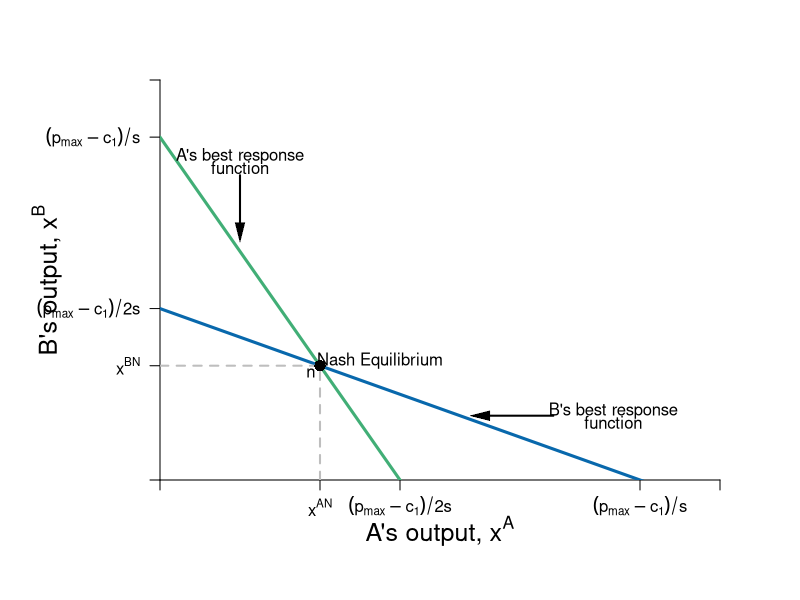

Write R code to recreate this figure.
require(shape)
pdf(file = "competitionmarkets/cournot_brfs.pdf", width = 9, height = 7)

#Set parameters for graphics
axislabelsize <- 1.5
labelsize <- 1.2
graphlinewidth <- 3
segmentlinewidth <- 2

COL <- c("#7fc97f", "#beaed4", "#fdc086", "#ffff99", "#386cb0", "#f0027f", "#bf5b17", "#666666")
COLA <- c("#e0f3db", "#99d8c9","#66c2a4","#41ae76", "#238b45", "#005824")
COLB <- c("#c6dbef", "#4eb3d3", "#2b8cbe", "#0868ac","#084081")

par(mar =  c(6, 8, 4, 4))

piA <- function(xa, xb, s = 0.5, pmax = 20, c1 = 2) {
  (pmax - s*xb)*xa - s*(xa)^2 - c1*xa
}

piB <- function(xa, xb, s = 0.5, pmax = 20, c1 = 2) {
  (pmax - s*xa)*xb - s*(xb)^2 - c1*xb
}

brfB <- function(xa, s = 0.5, pmax = 20, c1 = 2) {
 (pmax - c1)/(2*s) - (1/2)*xa
}

brfA <- function(xa, s = 0.5, pmax = 20, c1 = 2) {
  (pmax - c1)/s - 2*xa
}

# brfPE <- function(ea, alpha = 16, beta = 1/12) {
#   alpha*(1 - beta*ea)
# }
# 
# indiffeA <- function(ea, alpha = 16, beta = 1/24, uA = 46.08) {
#   1/beta - (0.5*ea)/(alpha*beta) - uA/(alpha*beta*ea)
# }
# 
# indiffB <- function(eb, alpha = 16, beta = 1/24, uB = 46.08) {
#   (alpha*eb - uB - 0.5*eb^2)/(alpha*beta*eb)
# }
# 
# indiffB2 <- function(ea, alpha = 16, beta = 1/24, uB = 46.08) {
#   sqrt(alpha^2*(beta*ea - 1)^2 - 2*uB) - alpha*beta*ea + alpha
# }
# 
# indiffB3 <- function(ea, alpha = 16, beta = 1/24, uB = 46.08) {
#   -sqrt(alpha^2*(beta*ea - 1)^2 - 2*uB) - alpha*beta*ea + alpha
# }


#Input into Wolfram Alpha: solve for x y = 1/b - (0.5*x)/(a*b) - u/(a*b*x)

# indiffAlowB <- function(eb, alpha = 16, beta = 1/24, uA = 46.08) {
#   0.5*(-sqrt((2*alpha*beta*eb - 2*alpha)^2 - 8*uA)) - 2*alpha*beta*eb + 2*alpha
# }
# 
# indiffAlow <- function(ea, alpha = 16, beta = 1/24, uA = 46.08) {
#   0.5*(-sqrt((2*alpha*beta*ea - 2*alpha)^2 - 8*uA)) - 2*alpha*beta*ea + 2*alpha
# }
# 
# indiffAgain <- function(ea, alpha = 16, beta = 1/24, uA = 46.08) {
#   (-2*alpha*ea +2*uA + ea^2 )/ ( 2 * alpha * beta * ea)
# }

xlims <- c(0, 42)
ylims <- c(0, 42)

npts <- 501 
x <- seq(xlims[1], xlims[2], length.out = npts)
y <- seq(ylims[1], ylims[2], length.out = npts) 
a <- c(46.08, 55, 64)
b <- c(46.08, 55, 64)


#B's value when at A's bliss point
#0.35*log(5.88) + 0.35*log(8.88) + 0.5*log(10 - 5.88) + 0.5*log(15 - 8.88) 

#B's bliss point x = 4.11765; y = 6.17647
#A's value when at A's bliss point
#0.5*log(4.11765) + 0.5*log(6.17647) + 0.35*log(10 - 4.11765) + 0.35*log(15 - 6.17647) 


plot(0, 0, xlim = xlims, ylim = ylims, type = "n",
     xlab = expression(paste("")),
     ylab = expression(paste("")), 
     xaxt = "n", 
     yaxt = "n", 
     cex.lab = axislabelsize, 
     bty = "n",
     xaxs="i", 
     yaxs="i")

# ticksy <- seq(from = 0, to = ylims[2], by = 2)
# ylabels <- seq(from = 0, to = ylims[2], by = 2)
# ticksx <- seq(from = 0, to = xlims[2], by = 2)
# xlabels <- seq(from = 0, to = xlims[2], by = 2)
ticksy <- c(0, 12, 18, 36, ylims[2])
ylabels <- c(NA, expression(paste(x^{BN})), expression(paste( (p[max] - c[1])/2*s )), expression(paste( (p[max] - c[1])/s )), NA)
ticksx <- c(0, 12, 18, 36, xlims[2])
xlabels <- c(NA, expression(paste(x^{AN})), expression(paste( (p[max] - c[1])/2*s )), expression(paste( (p[max] - c[1])/s )), NA)

axis(1, at = ticksx, pos = 0, labels = xlabels)
axis(2, at = ticksy, pos = 0, labels = ylabels, las = 1)

npts <- 500 
xx1 <- seq(xlims[1], xlims[2], length.out = npts)

lines(xx1, brfA(xx1, s = 0.5, pmax = 20, c1 = 2), col = COLA[4], lwd = graphlinewidth)
lines(xx1, brfB(xx1, s = 0.5, pmax = 20, c1 = 2), col = COLB[4], lwd = graphlinewidth)

segments(0, 12, 12, 12, lty = 2, col = "gray" , lwd = segmentlinewidth)
segments(12, 0, 12, 12, lty = 2, col = "gray" , lwd = segmentlinewidth)

mtext(expression(paste("A's output, ", x^A)), side=1, line = 2.5, cex = axislabelsize)
text(-8.5, 0.5*ylims[2], expression(paste("B's output, ", x^B)), xpd = TRUE, cex = axislabelsize, srt = 90) 

#segments(4.11765, 6.17647, 5.88, 8.88, lty = 1, col = COL[2] , lwd = graphlinewidth)
#text(7.3, 3, expression("Pareto Efficient"))
#text(7.3, 2.5, expression("Curve"))
#Arrows(7.3, 3.5, 7.3, 6.1, col = "black", lty = 1, lwd = 2, arr.type = "triangle", arr.lwd = 0.5)

#Label the iso-welfare functions for the HG, Aisha
# text(3.8, 1.5, expression(u[1]^A))
# text(4.6, 1.5, expression(u[2]^A))
# text(5.5, 1.5, expression(u[3]^A))
#text(6.6, 8.3, expression(u[4]^A))

#Label the indifference curves for the HG, Betty
# text(7.6, 17, expression(u[1]^B))
# text(6.75, 17, expression(u[2]^B))
# text(6, 17, expression(u[3]^B))
#text(3.4, 6.9, expression(v[4]^B))

#Label point i. 
points(12, 12, pch = 16, col = "black", cex = 1.5)
text(16.5, 12.5, expression(paste("Nash Equilibrium")))
text(11.3, 11.3, expression(paste("n")))

#Annotate Pareto Efficient Curve and relevant points
# segments(8, 6, 6, 8, lty = 1, col = COL[2] , lwd = graphlinewidth)
# points(6, 8, pch = 16, col = "black", cex = 1.5)
# text(6, 8.5, expression(paste("g")))
# 
# points(8, 6, pch = 16, col = "black", cex = 1.5)
# text(7, 7.5, expression(paste("i")))
# 
# points(7, 7, pch = 16, col = "black", cex = 1.5)
# text(8, 6.5, expression(paste("f")))

#points(5.84, 8.77, pch = 16, col = "black", cex = 1.5)

#B's brf
text(34, 7.25, expression(paste("B's best response")))
text(34, 6, expression(paste("function")))
Arrows(29.5, 6.75, 24, 6.75, col = "black", lty = 1, lwd = 2, arr.type = "triangle", arr.lwd = 0.5)

#A's brf
text(6, 34, expression(paste("A's best response")))
text(6, 32.75, expression(paste("function")))
Arrows(6, 32, 6, 26, col = "black", lty = 1, lwd = 2, arr.type = "triangle", arr.lwd = 0.5)



# par(new = TRUE)
# 
# #Use the same x and ylims as previously, but with locations switched
# xlims2 <- c(18, 0)
# ylims2 <- c(18, 0)

#Leave the ylab and xlab blank to ensure no axes titles
# plot(0, 0, xlim = xlims2, ylim = ylims2, type = "n",
#      xlab = expression(paste("")),
#      ylab = expression(paste("")),
#      xaxt = "n", 
#      yaxt = "n", 
#      cex.lab = 1.3, 
#      bty = "n",
#      xaxs="i", 
#      yaxs="i")
# 
# 
# lines(xx1, indiffAlow(xx1, uA = 46.08, alpha = 16, beta = 1/24), col = COL[2], lwd = graphlinewidth)


#Set up axes at sides 3 and 4 (top and right)
# axis(side = 3, at = ticksx, pos = 0, labels = xlabels)
# axis(side = 4, at = ticksy, pos = 0, labels = ylabels, las = 0)
# mtext("B's Apples, x", side=3, line = 2.5, cex = axislabelsize)
# text(-0.8, 7, expression(paste("B's Oranges, y")), xpd = TRUE, cex = axislabelsize, srt = 270) 
# 
# #Add arrows:
# arrows(-0.8, 10, -0.8, 14, xpd = TRUE, length=0.1,angle=40,lwd=3)
# arrows(6.2, -1.8, 9, -1.8, xpd = TRUE, length=0.1,angle=40,lwd=3)
# 

#Customize ticks and labels for the plot
#ticksy <- seq(from = 0, to = 15, by = 1)
#ylabels <- seq(from = 0, to = 15, by = 1)
#ticksx <- seq(from = 0, to = 10, by = 1)
#xlabels <- seq(from = 0, to = 10, by = 1)
#axis(1, at = ticksx, pos = 0, labels = xlabels)
#axis(2, at = ticksy, pos = 0, labels = ylabels, las = 0)

dev.off()
